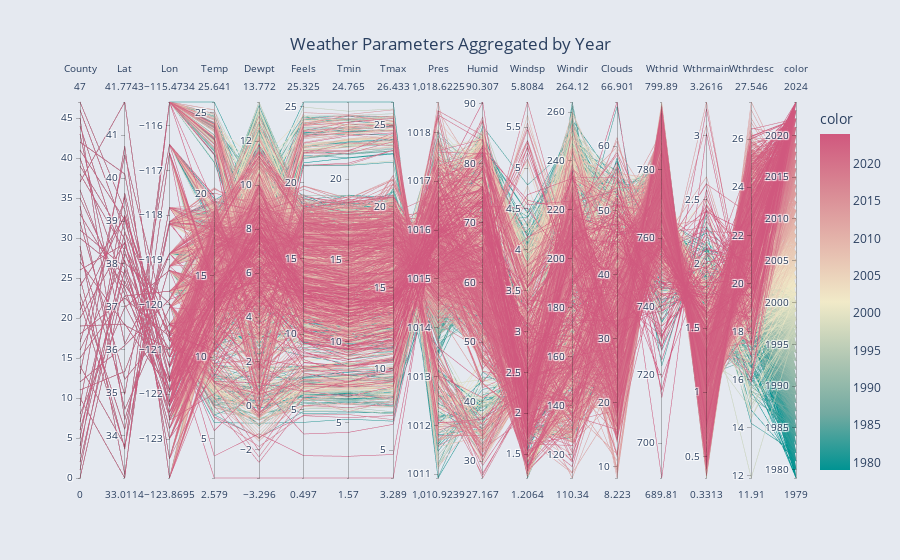

The notebook cell saved with this chart:
### Code cell
# the size is too much so i am aggregating it so that each year is a average of all the instances for that location for that year
aggregated_df = df.groupby(['County', 'Year']).mean().reset_index()

year = aggregated_df['Year']
aggregated_df = aggregated_df.drop(columns=['Year', 'Month', 'Day', 'Hour'], axis=1)

fig = px.parallel_coordinates(aggregated_df, 
                              color=year, 
                              color_continuous_scale=px.colors.diverging.Tealrose,
                              title="Weather Parameters Aggregated by Year")
fig.update_layout(
    paper_bgcolor='#e5e9f0',
    title_x = 0.5,
)
fig.show()

### Figure 1 — Plotly figure (JSON) as saved in the notebook; plotly's stock layout.template omitted (floating-point values rounded to 4 significant figures; data arrays with more than 128 entries replaced by an {"elided": "..."} marker saying what was removed)
{"data": [{"dimensions": [{"label": "County", "values": {"elided": "2208 int values"}}, {"label": "Lat", "values": {"elided": "2208 float values"}}, {"label": "Lon", "values": {"elided": "2208 float values"}}, {"label": "Temp", "values": {"elided": "2208 float values"}}, {"label": "Dewpt", "values": {"elided": "2208 float values"}}, {"label": "Feels", "values": {"elided": "2208 float values"}}, {"label": "Tmin", "values": {"elided": "2208 float values"}}, {"label": "Tmax", "values": {"elided": "2208 float values"}}, {"label": "Pres", "values": {"elided": "2208 float values"}}, {"label": "Humid", "values": {"elided": "2208 float values"}}, {"label": "Windsp", "values": {"elided": "2208 float values"}}, {"label": "Windir", "values": {"elided": "2208 float values"}}, {"label": "Clouds", "values": {"elided": "2208 float values"}}, {"label": "Wthrid", "values": {"elided": "2208 float values"}}, {"label": "Wthrmain", "values": {"elided": "2208 float values"}}, {"label": "Wthrdesc", "values": {"elided": "2208 float values"}}, {"label": "color", "values": {"elided": "2208 int values"}}], "domain": {"x": [0, 1], "y": [0, 1]}, "line": {"color": {"elided": "2208 int values"}, "coloraxis": "coloraxis"}, "name": "", "type": "parcoords"}], "layout": {"coloraxis": {"colorbar": {"title": {"text": "color"}}, "colorscale": [[0, "rgb(0, 147, 146)"], [0.1667, "rgb(114, 170, 161)"], [0.3333, "rgb(177, 199, 179)"], [0.5, "rgb(241, 234, 200)"], [0.6667, "rgb(229, 185, 173)"], [0.8333, "rgb(217, 137, 148)"], [1, "rgb(208, 88, 126)"]]}, "legend": {"tracegroupgap": 0}, "paper_bgcolor": "#e5e9f0", "title": {"text": "Weather Parameters Aggregated by Year", "x": 0.5}}}
